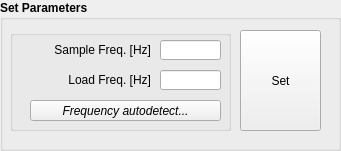
     <widget class="QGroupBox" name="param_box">
      <property name="geometry">
       <rect>
        <x>10</x>
        <y>270</y>
        <width>341</width>
        <height>151</height>
       </rect>
      </property>
      <property name="font">
       <font>
        <weight>75</weight>
        <bold>true</bold>
       </font>
      </property>
      <property name="title">
       <string>Set Parameters</string>
      </property>
      <widget class="QLabel" name="verification_param">
       <property name="geometry">
        <rect>
         <x>320</x>
         <y>0</y>
         <width>20</width>
         <height>20</height>
        </rect>
       </property>
       <property name="autoFillBackground">
        <bool>false</bool>
       </property>
       <property name="text">
        <string/>
       </property>
       <property name="scaledContents">
        <bool>true</bool>
       </property>
       <property name="alignment">
        <set>Qt::AlignCenter</set>
       </property>
      </widget>
      <widget class="QPushButton" name="set_button">
       <property name="geometry">
        <rect>
         <x>240</x>
         <y>30</y>
         <width>81</width>
         <height>101</height>
        </rect>
       </property>
       <property name="font">
        <font>
         <weight>50</weight>
         <bold>false</bold>
        </font>
       </property>
       <property name="text">
        <string>Set</string>
       </property>
      </widget>
      <widget class="QGroupBox" name="groupBox_8">
       <property name="geometry">
        <rect>
         <x>10</x>
         <y>30</y>
         <width>221</width>
         <height>101</height>
        </rect>
       </property>
       <property name="title">
        <string/>
       </property>
       <widget class="QLineEdit" name="sampling_freq">
        <property name="geometry">
         <rect>
          <x>150</x>
          <y>10</y>
          <width>61</width>
          <height>20</height>
         </rect>
        </property>
        <property name="font">
         <font>
          <weight>50</weight>
          <bold>false</bold>
         </font>
        </property>
       </widget>
       <widget class="QLabel" name="label_19">
        <property name="geometry">
         <rect>
          <x>10</x>
          <y>10</y>
          <width>131</width>
          <height>20</height>
         </rect>
        </property>
        <property name="font">
         <font>
          <weight>50</weight>
          <bold>false</bold>
         </font>
        </property>
        <property name="layoutDirection">
         <enum>Qt::LeftToRight</enum>
        </property>
        <property name="text">
         <string>Sample Freq. [Hz]</string>
        </property>
        <property name="alignment">
         <set>Qt::AlignRight|Qt::AlignTrailing|Qt::AlignVCenter</set>
        </property>
       </widget>
       <widget class="QLabel" name="label_14">
        <property name="geometry">
         <rect>
          <x>20</x>
          <y>40</y>
          <width>121</width>
          <height>20</height>
         </rect>
        </property>
        <property name="font">
         <font>
          <weight>50</weight>
          <bold>false</bold>
         </font>
        </property>
        <property name="layoutDirection">
         <enum>Qt::LeftToRight</enum>
        </property>
        <property name="text">
         <string>Load Freq. [Hz]</string>
        </property>
        <property name="alignment">
         <set>Qt::AlignRight|Qt::AlignTrailing|Qt::AlignVCenter</set>
        </property>
       </widget>
       <widget class="QLineEdit" name="load_freq">
        <property name="geometry">
         <rect>
          <x>150</x>
          <y>40</y>
          <width>61</width>
          <height>20</height>
         </rect>
        </property>
        <property name="font">
         <font>
          <weight>50</weight>
          <bold>false</bold>
         </font>
        </property>
       </widget>
       <widget class="QPushButton" name="auto_freq">
        <property name="geometry">
         <rect>
          <x>20</x>
          <y>70</y>
          <width>191</width>
          <height>21</height>
         </rect>
        </property>
        <property name="font">
         <font>
          <weight>50</weight>
          <italic>true</italic>
          <bold>false</bold>
         </font>
        </property>
        <property name="cursor">
         <cursorShape>ArrowCursor</cursorShape>
        </property>
        <property name="focusPolicy">
         <enum>Qt::ClickFocus</enum>
        </property>
        <property name="acceptDrops">
         <bool>false</bool>
        </property>
        <property name="text">
         <string>Frequency autodetect...</string>
        </property>
        <property name="checkable">
         <bool>false</bool>
        </property>
        <property name="autoDefault">
         <bool>false</bool>
        </property>
        <property name="default">
         <bool>false</bool>
        </property>
        <property name="flat">
         <bool>false</bool>
        </property>
       </widget>
      </widget>
     </widget>
